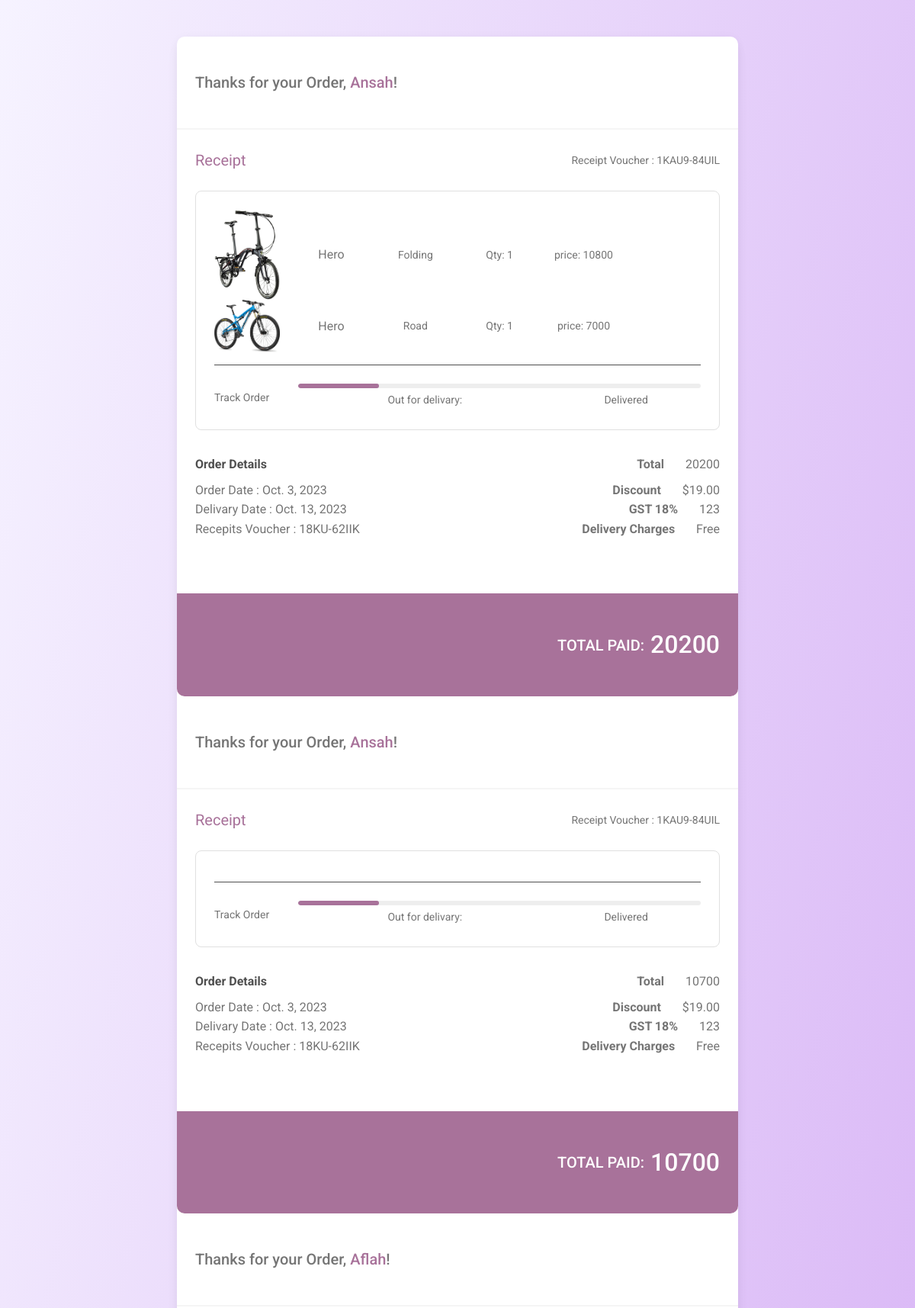
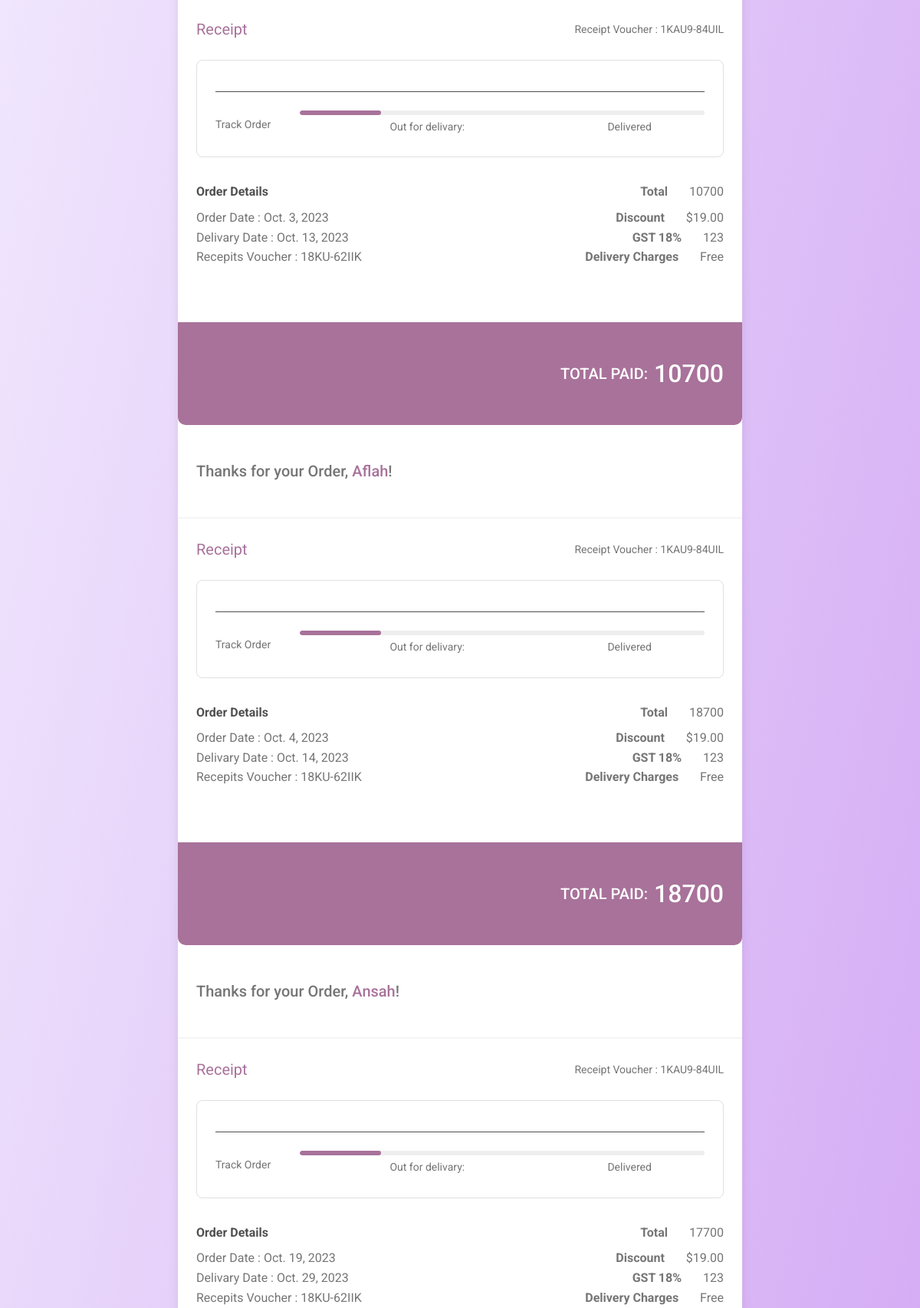
Page /view_total_orders/ (signed in, upper part) on the committed database (2 pictures, top to bottom).
### e_commerce_app/models.py (models this page shows, shortened)
class delivary_details(models.Model):
    uname = models.CharField(max_length=30)
    address = models.TextField(max_length=100)
    user_id = models.IntegerField()
    order_date = models.DateField(auto_now_add=True,null=True)
    estimated_delivery = models.DateField(null=True,)
    products = models.TextField()
    products_image = models.CharField(max_length=50)
    total_amount_paid = models.IntegerField()

### e_commerce_app/views.py (the view)
# urls.py: path('view_total_orders/',view_orderd, name='view_total_order')
def view_orderd(request):
    c = delivary_details.objects.all()
    id1 = request.session['us_id']
    b = buyer_register.objects.get(id=id1)
    bike_types = []
    brands = []
    quantities = []
    prices = []
    for i in c:
        if i.user_id == id1:
            img_list = i.products_image.split()
            entries = i.products.split(" ")
            total_price = i.total_amount_paid
            print(i.products)
    for entry in entries:
        if entry.startswith("bike_type:"):
            bike_type = entry.split(":")[1]
            bike_types.append(bike_type)
        if entry.startswith("brand:"):
            brand = entry.split(":")[1]
            brands.append(brand)
        if entry.startswith("quantity:"):
            quantity = entry.split(":")[1]
            quantities.append(quantity)
        if entry.startswith("price:"):
            price = entry.split(":")[1]
            prices.append(price)
    price_pattern = r'\d+'  # Matches one or more digits
    nprices = [int(re.search(price_pattern, item).group()) for item in prices if re.search(price_pattern, item)]
    for bike_type in bike_types:
        print("Bike Type:", bike_type)
    for brand in brands:
        print("Brand:", brand)
    for quantity in quantities:
        print("Quantity:", quantity)
    for price in prices:
        print("Price:", price)
    print(brands)
    nbrand=[]
    for i in brands:
        nbrand.append(i.strip())
    print(nbrand)
    nquantity=[]
    print(quantities)
    for i in quantities:
        nquantity.append(i.strip())
    print(nquantity)
    print(nprices)
    print(img_list)
    print(total_price)
    mylist = zip(nbrand,bike_types,nquantity,img_list,nprices)
    print(mylist)
    return render(request,'view_total_orders.html',{'data':mylist,'total_price':total_price,'orders':c})

### e_commerce_app/templates/view_total_orders.html (shortened to what this page needs)
<html>
    <head>
        <link
        href="https://cdnjs.cloudflare.com/ajax/libs/font-awesome/6.0.0/css/all.min.css"
        rel="stylesheet"
        />
        <link
        href="https://cdnjs.cloudflare.com/ajax/libs/mdb-ui-kit/6.4.2/mdb.min.css"
        rel="stylesheet"
        />
    </head>
    <body>
        <section class="h-100 gradient-custom">
            <div class="container py-5 h-100">
              <div class="row d-flex justify-content-center align-items-center h-100">
                <div class="col-lg-10 col-xl-8">
                  <div class="card" style="border-radius: 10px;">
                    {% for order in orders %}
                    <div class="card-header px-4 py-5">
                      <h5 class="text-muted mb-0">Thanks for your Order, <span style="color: #a8729a;">{{order.uname}}</span>!</h5>
                    </div>
                    <div class="card-body p-4">
                      <div class="d-flex justify-content-between align-items-center mb-4">
                        <p class="lead fw-normal mb-0" style="color: #a8729a;">Receipt</p>
                        <p class="small text-muted mb-0">Receipt Voucher : 1KAU9-84UIL</p>
                      </div>
                      <div class="card shadow-0 border mb-4">
                        <div class="card-body">
                         {% for i,j,k,l,m in data %}
                          <div class="row">
                            <div class="col-md-2">
                              <img src="/static/Uploaded_images/{{l}}"
                                class="img-fluid" alt="Phone">
                            </div>
                            <div class="col-md-2 text-center d-flex justify-content-center align-items-center">
                              <p class="text-muted mb-0">{{i}}</p>
                            </div>
                            <div class="col-md-2 text-center d-flex justify-content-center align-items-center">
                              <p class="text-muted mb-0 small">{{j}}</p>
                            </div>
                            <div class="col-md-2 text-center d-flex justify-content-center align-items-center">
                              <p class="text-muted mb-0 small">Qty: {{k}}</p>
                            </div>
                            <div class="col-md-2 text-center d-flex justify-content-center align-items-center">
                              <p class="text-muted mb-0 small">price: {{m}}</p>
                            </div>
                          </div>
                          {% endfor %}
                          <hr class="mb-4" style="background-color: #e0e0e0; opacity: 1;">
                          <div class="row d-flex align-items-center">
                            <div class="col-md-2">
                              <p class="text-muted mb-0 small">Track Order</p>
                            </div>
                            <div class="col-md-10">
                              <div class="progress" style="height: 6px; border-radius: 16px;">
                                <div class="progress-bar" role="progressbar"
                                  style="width: 20%; border-radius: 16px; background-color: #a8729a;" aria-valuenow="20"
                                  aria-valuemin="0" aria-valuemax="100"></div>
                              </div>
                              <div class="d-flex justify-content-around mb-1">
                                <p class="text-muted mt-1 mb-0 small ms-xl-5">Out for delivary:</p>
                                <p class="text-muted mt-1 mb-0 small ms-xl-5">Delivered</p>
                              </div>
                            </div>
                          </div>
                        </div>
                      </div>
                      <div class="d-flex justify-content-between pt-2">
                        <p class="fw-bold mb-0">Order Details</p>
                        <p class="text-muted mb-0"><span class="fw-bold me-4">Total</span> {{order.total_amount_paid}}</p>
                      </div>
                      <div class="d-flex justify-content-between pt-2">
                        <p class="text-muted mb-0">Order Date : {{order.order_date}}</p>
                        <p class="text-muted mb-0"><span class="fw-bold me-4">Discount</span> $19.00</p>
                      </div>
                      <div class="d-flex justify-content-between">
                        <p class="text-muted mb-0">Delivary Date : {{order.estimated_delivery}}</p>
                        <p class="text-muted mb-0"><span class="fw-bold me-4">GST 18%</span> 123</p>
                      </div>
                      <div class="d-flex justify-content-between mb-5">
                        <p class="text-muted mb-0">Recepits Voucher : 18KU-62IIK</p>
                        <p class="text-muted mb-0"><span class="fw-bold me-4">Delivery Charges</span> Free</p>
                      </div>
                    </div>
                    <div class="card-footer border-0 px-4 py-5"
                      style="background-color: #a8729a; border-bottom-left-radius: 10px; border-bottom-right-radius: 10px;">
                      <h5 class="d-flex align-items-center justify-content-end text-white text-uppercase mb-0">Total
                        paid: <span class="h2 mb-0 ms-2">{{order.total_amount_paid}}</span></h5>
                    </div>
                    {% endfor %}
                  </div>
                </div>
              </div>
            </div>
          </section>
    </body>
</html>

### e_commerce_app/templates/view_total_orders.html (style rules this page uses)
.gradient-custom { background: #cd9cf2; background: -webkit-linear-gradient(to top left, rgba(205, 156, 242, 1), rgba(246, 243, 255, 1)); background: linear-gradient(to top left, rgba(205, 156, 242, 1), rgba(246, 243, 255, 1)) }

### rows in the picture
delivary_details: uname "Ansah", data "Hero" "Hero", data "Folding" "Road", data "1" "1", data "10800" "7000", total_amount_paid "20200", order_date "Oct. 3, 2023", estimated_delivery "Oct. 13, 2023"
delivary_details: uname "Ansah", total_amount_paid "10700", order_date "Oct. 3, 2023", estimated_delivery "Oct. 13, 2023"
delivary_details: uname "Aflah", total_amount_paid "10700", order_date "Oct. 3, 2023", estimated_delivery "Oct. 13, 2023"
delivary_details: uname "Aflah", total_amount_paid "18700", order_date "Oct. 4, 2023", estimated_delivery "Oct. 14, 2023"
delivary_details: uname "Ansah", total_amount_paid "17700", order_date "Oct. 19, 2023", estimated_delivery "Oct. 29, 2023"
